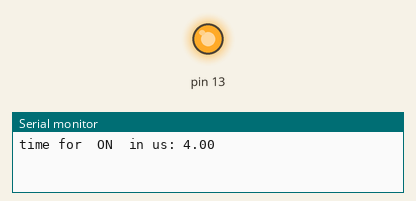
Simulated run of this sketch. Board: Arduino Uno, built with avr-gcc and run on an emulated ATmega328P. On the bench: output pins drawn as LEDs (lit = HIGH), the last lines printed to the serial monitor.

Above: at 5.0 s.
At 15.0 s:
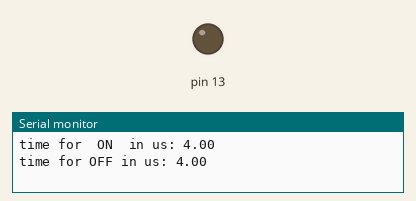
Timing chart, 0 to 26.0 s (numbered marks = the images above):
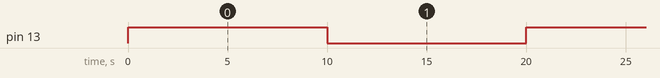

The sketch:

Register_Imp.ino
```cpp
void setup()
{
  Serial.begin(9600);
// setting DDRB as output
DDRB = B00100000;
}
void loop()
{
  // variables for timekeeping:
  float t;
  float t2;
  t=millis(); // get current time
  //on-------------------------------------------------

  PORTB = B00100000; // Turn on LED
  delayMicroseconds(5000);
  t2 = millis()-t; // time for calculations
  // output results:
  Serial.print("time for  ON  in us: ");
  Serial.println(t2 );
  delay(10000);                       // wait for 10  second
  // this is actually required or the compiler will reomve the for loops
  // above as part of the optimization during compiling.
  //off---------------------------------------
  t=millis(); // get current time
  PORTB = B00000000; // Turn off LED
  delayMicroseconds(5000);
  t2 = millis()-t; // time for calculations
  // output results:
  Serial.print("time for OFF in us: ");
  Serial.println(t2);
  delay(10000);                       // wait for 10  second
  // this is actually required or the compiler will reomve the for loops
  // above as part of the optimization during compiling.

}
```

Measured:
- by itself, pin 13: alternates HIGH for 10.0 s and LOW for 10.0 s
